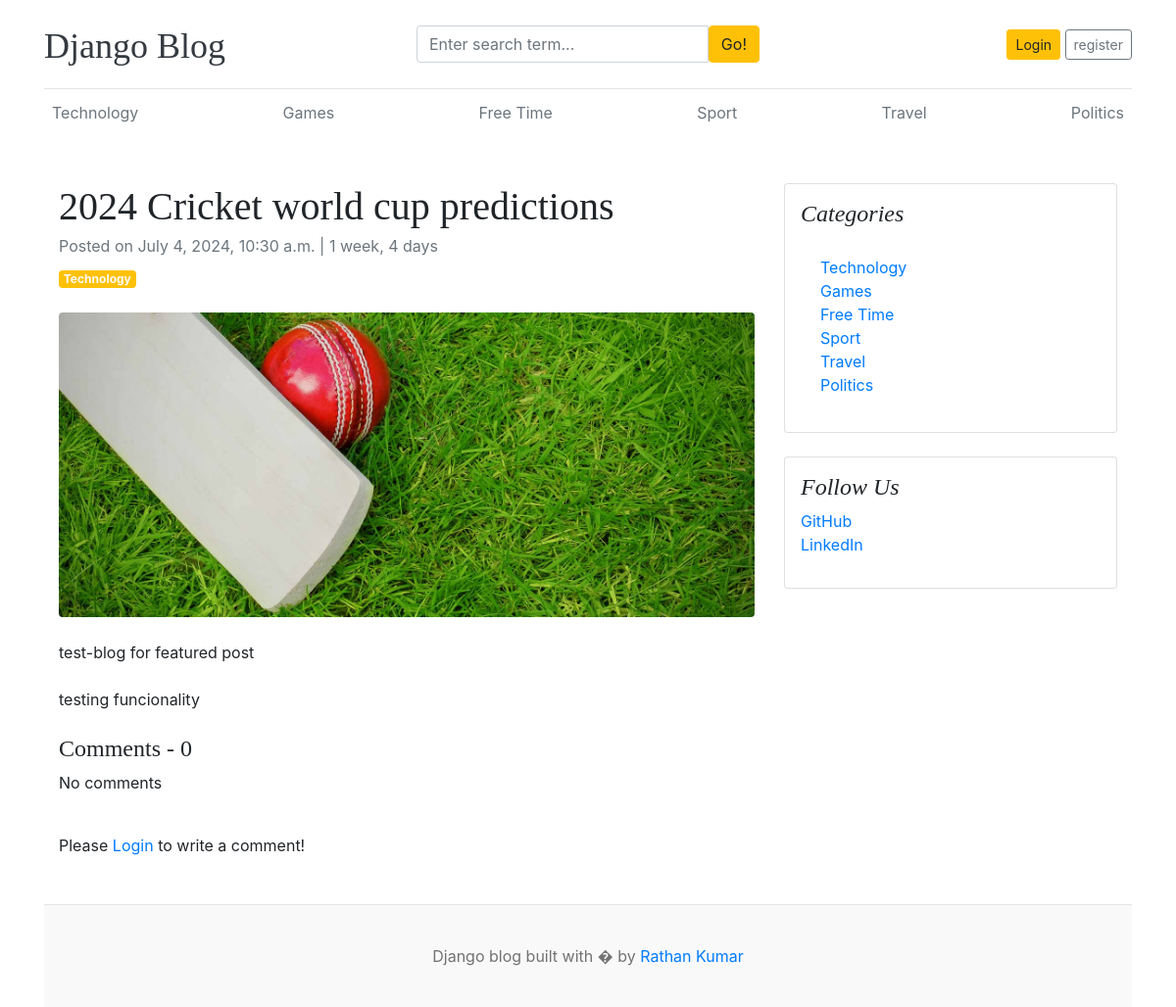
Page /blogs/2024-cricket-world-cup-predictions/ on the committed database.
### blogs/models.py (models this page shows, shortened)
class Category(models.Model):
    category_name = models.CharField(max_length=50, unique=True)
    created_at = models.DateTimeField(auto_now_add=True)
    updated_at = models.DateTimeField(auto_now=True)
    class Meta:
        verbose_name_plural = 'categories'
    def __str__(self):
        return self.category_name

class Blog(models.Model):
    title = models.CharField(max_length=100)
    slug = models.SlugField(max_length=150, unique=True, blank=True)
    category = models.ForeignKey(Category, on_delete=models.CASCADE)
    author = models.ForeignKey(User, on_delete=models.CASCADE)
    featured_image = models.ImageField(upload_to='uploads/%Y/%m/%d')
    short_description = models.TextField(max_length=500)
    blog_body = models.TextField(max_length=2000)
    status = models.IntegerField(choices=STATUS_CHOICES, default=0)
    is_featured = models.BooleanField(default=False)
    created_at = models.DateTimeField(auto_now_add=True)
    updated_at = models.DateTimeField(auto_now=True)

### blogs/views.py (the view, shortened to what this page needs)
# urls.py: path('blogs/<slug:blog_slug>/', BlogsView.blogs, name='blogs'),
def blogs(request, blog_slug):
    single_blog = get_object_or_404(Blog, slug=blog_slug)
    comments = Comment.objects.filter(blog=single_blog)
    comment_count = comments.count()
    context = {
        'blog' : single_blog,
        'comments' : comments,
        'comment_count' : comment_count
    }
    return render(request, 'blogs.html', context)

### blogs/context_processors.py (called while the page is built)
def get_categories(request):
    categories = Category.objects.all()
    return dict(categories=categories)

### templates/blogs.html
{% extends 'base.html' %}
{% block content %}
<div class="container mt-5">
    <div class="row">
        <div class="col-lg-8">
            <article>
                <header class="mb-4">
                    <h1 class="fw-bolder mb-1">{{ blog.title }}</h1>
                    <div class="text-muted fst-italic mb-2">Posted on {{ blog.created_at }} | {{ blog.created_at | timesince }}</div>
                    {% for category in categories %}
                    {% if category == blog.category %}
                    <a class="badge bg-warning text-decoration-none text-light" href="{% url 'posts_by_category' category.pk %}">{{ category }}</a>
                    {% endif %}
                    {% endfor %}
                </header>
                <figure class="mb-4"><img class="img-fluid rounded" src="{{ blog.featured_image.url }}" alt="..." /></figure>
                <section class="mb-5">
                    <p class="fs-5 mb-4">{{ blog.short_description }}</p>
                    <p class="fs-5 mb-4">{{ blog.blog_body }}</p>
                    <h4>Comments - {{ comment_count }}</h4>
                    {% if comments %}
                    {% for comment in comments %}
                    <div class="card mt-2">
                        <div class="card-body">
                            <span>
                                <small>{{ user.username }}</small>
                                <small> | {{ comment.created_at | timesince }}</small>
                            </span>
                            <p class="card-text mt-0">{{ comment }}</p>
                        </div>
                    </div>
                    {% endfor %}
                    {% else %}
                    <p>No comments</p>
                    {% endif %}
                    <br>
                    <div class="form-group">
                        {% if user.is_authenticated %}
                        <form action="" method="post">
                            {% csrf_token %}
                            <div class="form-group">
                                <textarea name="comment" cols="30" rows="5" class="form-control"></textarea>
                                <input type="submit" value="submit" class="btn btn-primary mt-2">
                            </div>
                        </form>
                        {% else %}
                        <p>Please <a href="{% url 'login' %}">Login</a> to write a comment!</p>
                        {% endif %}
                    </div>
                </section>
            </article>
        </div>
        <div class="col-lg-4">
            <div class="card mb-4 p-3">
                <h4 class="font-italic">Categories</h4>
                <div class="card-body">
                    <div class="row">
                        <div class="col-sm-6">
                            <ul class="list-unstyled mb-0">
                                {% for category in categories %}
                                <li><a href="{% url 'posts_by_category' category.pk %}">{{ category }}</a></li>
                                {% endfor %}
                            </ul>
                        </div>
                    </div>
                </div>
            </div>
            <div class="card mb-4 p-3">
                <h4 class="font-italic">Follow Us</h4>
                <ol class="list-unstyled">
                    <li><a href="#">GitHub</a></li>
                    <li><a href="#">LinkedIn</a></li>
                </ol>
            </div>
        </div>
    </div>
</div>
{% endblock %}

### templates/base.html (shortened to what this page needs)
{% load static %}
<!DOCTYPE html>
<html lang="en">
<head>
    <link href="https://getbootstrap.com/docs/4.0/dist/css/bootstrap.min.css" rel="stylesheet">
    <link href="{% static 'css/blog.css' %}" rel="stylesheet">
  </head>
<body>
    <div class="container">
      <header class="blog-header py-3">
        <div class="row flex-nowrap justify-content-between align-items-center">
          <div class="col-4 pt-1">
            <a class="blog-header-logo text-dark" href="/">Django Blog</a>
          </div>
          <div class="col-4">
            <form action="{% url 'search' %}" method="get">
                  <div class="input-group">
                      <input class="form-control" type="text" name="keyword" value="{{ keyword }}" placeholder="Enter search term..." aria-label="Enter search term..." aria-describedby="button-search" />
                      <button type="submit" class="btn btn-warning" id="button-search" type="button">Go!</button>
                  </div>
            </form>
          </div>
          <div class="col-4 d-flex justify-content-end align-items-center">
            {% if user.is_authenticated %}
            <a class="btn btn-sm btn-outline-secondary" href="{% url 'dashboard' %}">{{ user.username }}</a>&nbsp;
            <a class="btn btn-sm btn-outline-secondary btn-warning" href="{% url 'logout' %}">Logout</a>
            {% else %}
            <a class="btn btn-sm btn-warning" href="{% url 'login' %}">Login</a> &nbsp;
            <a class="btn btn-sm btn-outline-secondary" href="{% url 'register' %}">register</a>
            {% endif %}
          </div>
        </div>
      </header>
      <div class="nav-scroller py-1 mb-2">
        <nav class="nav d-flex justify-content-between">
          {% for category in categories %}
          <a class="p-2 text-muted" href="{% url 'posts_by_category' category.pk %}">{{ category.category_name }}</a>
          {% endfor %}
        </nav>
      </div>
{% block content %}
{% endblock %}
<footer class="blog-footer">
    <p>Django blog built with � by <a href="#">Rathan Kumar</a></p>
  </footer>

### main/static/css/blog.css (style rules this page uses)
.blog-header { border-bottom: 1px solid #e5e5e5; }
.blog-header-logo { font-family: "Playfair Display", Georgia, "Times New Roman", serif; font-size: 2.25rem; }
h1, h2, h3, h4, h5, h6 { font-family: "Playfair Display", Georgia, "Times New Roman", serif; }
.blog-footer { padding: 2.5rem 0; color: #727272; text-align: center; background-color: #f9f9f9; border-top: .05rem solid #e5e5e5; }
.blog-footer p:last-child { margin-bottom: 0; }

### rows in the picture
Category: category_name "Technology"
Category: category_name "Games"
Category: category_name "Free Time"
Category: category_name "Sport"
Category: category_name "Travel"
Category: category_name "Politics"
Blog: title "2024 Cricket world cup predictions", created_at "July 4, 2024, 10:30 a.m.", created_at "1 week, 4 days", featured_image (picture), short_description "test-blog for featured post", blog_body "testing funcionality"

### other values in the picture
{{ comment_count }} "0"
